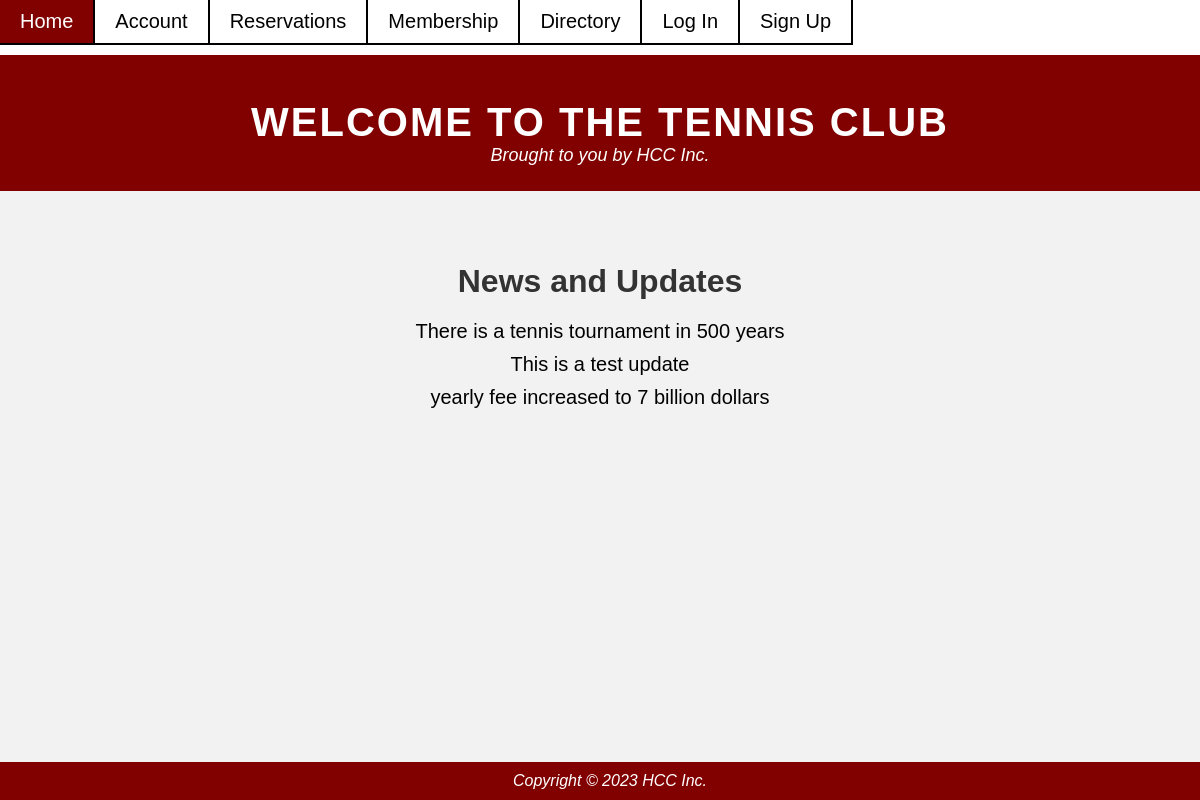
The app's page /, older data.
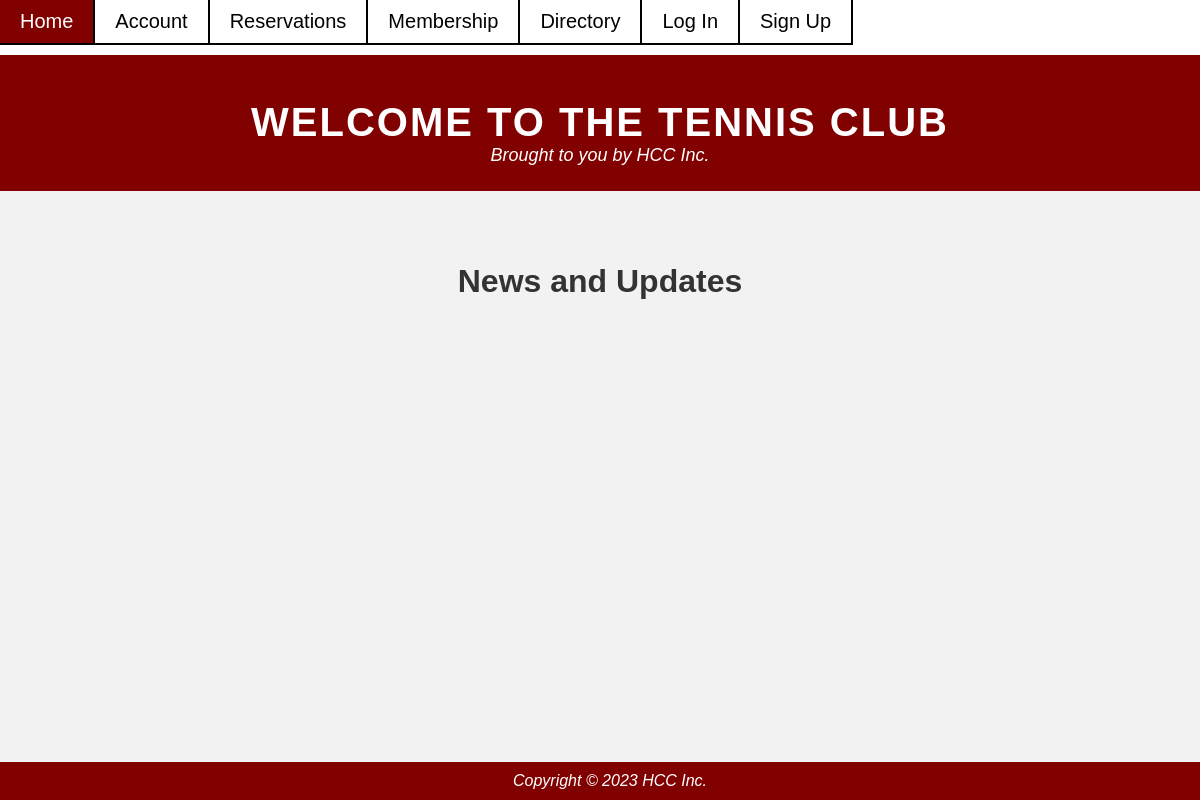
The same page, newer data.
### app/models.py (models this page shows)
class NewsFeed(models.Model):  # This model is for displaying updates and news on the home page
    text = models.TextField()

### app/views.py (the view)
# urls.py: path("", views.home_page, name='home'),
def home_page(request):
    template_name = 'home.html'
    messages = NewsFeed.objects.all()
    context = {
        'messages': messages
    }
    return render(request, template_name, context)

### templates/home.html (shortened to what this page needs)
{% extends "base.html" %}
{% block content %}
<!DOCTYPE html>
<html>
<head>
	<link rel="stylesheet" href="../static/css/style.css">
</head>
<body>
	<header style="padding-top: 100px;">
		<h1>Welcome to The Tennis Club</h1>
		<p>Brought to you by HCC Inc.</p>
	</header>
	<main>
		<section style="text-align: center" ;>
			<h2>News and Updates</h2>
			<ul>
				{% for message in messages %}
				<li>{{ message.text }}</li>
				{% endfor %}
			</ul>
		</section>
	</main>
	<footer>
		<p>Copyright © 2023 HCC Inc.</p>
	</footer>
</body>
</html>
{% endblock content %}

Row changes from the older to the newer data that the page shows:
removed NewsFeed: text "There is a tennis tournament in 500 years"
removed NewsFeed: text "This is a test update"
removed NewsFeed: text "yearly fee increased to 7 billion dollars"
